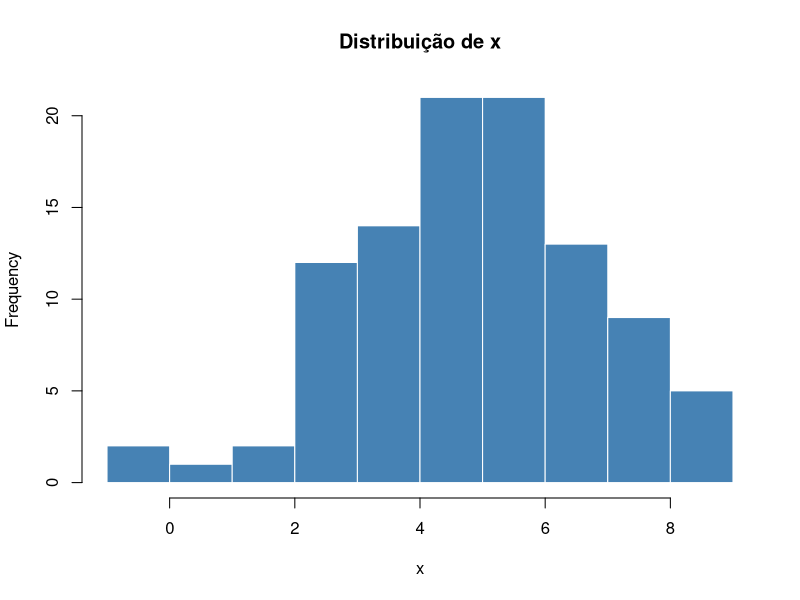

This chart was generated by the following R code:
#' # Relatório de teste
#'
#' Esse arquivo é só pra testar o `<leader>rk`, que roda `knitr::spin()`
#' e gera um `.Rmd` a partir daqui.

#+ setup, echo=TRUE
x <- rnorm(100, mean = 5, sd = 2)
summary(x)

#' Agora um histograma simples da distribuição gerada acima:

#+ histograma, fig.width=6, fig.height=4
hist(x, main = "Distribuição de x", col = "steelblue", border = "white")

#' E uma tabelinha rápida com algumas estatísticas:

#+ estatisticas
data.frame(
  media = mean(x),
  desvio_padrao = sd(x),
  minimo = min(x),
  maximo = max(x)
)
